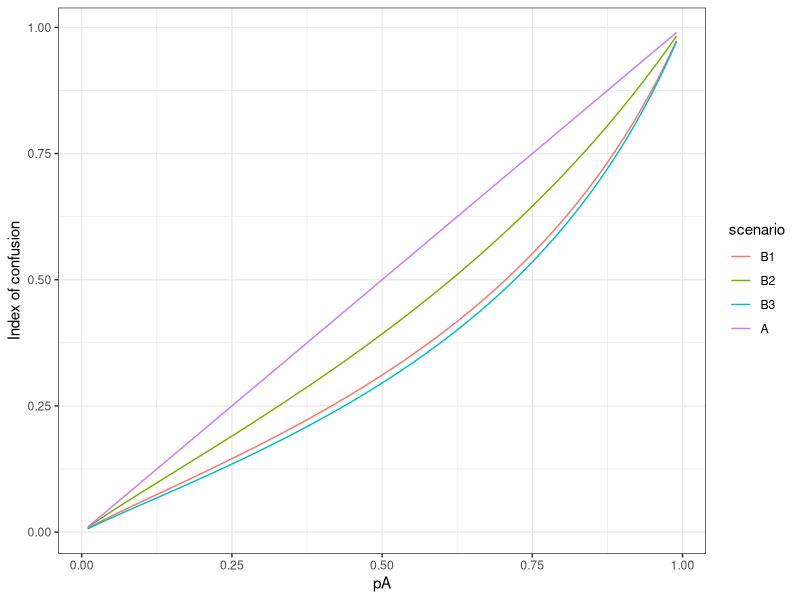
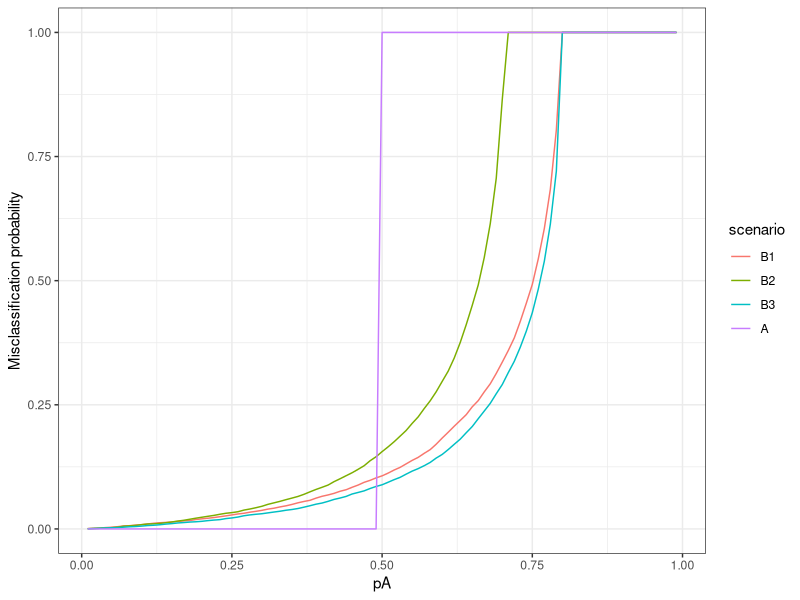

Write R code to recreate these figures, in order. (Note: a time limit stopped this script after it produced the figures.)
## ---- chunk 1
library(ggplot2)
library(reshape2)
## ---- chunk 2
N = 10000

A = list(
  'f' = function(x) dnorm(x, 0, 1),
  'x' = rnorm(N, 0, 1))

B1 = list(
  'f' = function(x) dnorm(x, 1, 0.5),
  'x' = rnorm(N, 1, 0.5))

B2 = list(
  'f' = function(x) dnorm(x, 0.5, 0.5),
  'x' = rnorm(N, 0.5, 0.5))

B3 = list(
  'f' = function(x) dnorm(x, 0, 0.25),
  'x' = rnorm(N, 0, 0.25))

post = function(pA, fA, B) data.frame(
  'A' = (pA * fA(B$x))/(pA * fA(B$x) + (1-pA) * B$f(B$x)),
  'B' = ((1-pA) * B$f(B$x))/(pA * fA(B$x) + (1-pA) * B$f(B$x)) )

mods = list()
mods[['ci']] = list('omega' = function(v_tau, a) 1,
                    'lambda' = function(v_tau, a, b) v_tau[a])

pAs = seq(0,1-0.01,0.01)[-1]
ldf = lapply(list(B1, B2, B3, A), function(B){
  df = data.frame('pA' = pAs)
  df$ci = sapply(df$pA, function(pA) 
    mean(apply(post(pA, A$f, B), 1, mods$ci$lambda, 1, 2)))
  df
})

df = do.call('rbind', ldf)
df$scenario = factor(rep(c('B1', 'B2', 'B3', 'A'), each = length(pAs)), levels = c('B1', 'B2', 'B3', 'A'))

  
df.m = melt(df, id.vars = c('pA', 'scenario'), variable.name = 'index')
ggplot(data=df.m, aes(x=pA, y=value,col=scenario)) + geom_line() + theme_bw() + ylab('Index of confusion')
## ---- chunk 3
mods[['DEMP']] = list('omega' = function(v_tau, a) v_tau[a],
                      'lambda' = function(v_tau, a, b) if(which.max(v_tau) == a) 1 else 0)

ldf = lapply(list(B1, B2, B3, A), function(B){
  df = data.frame('pA' = pAs)
  df$ci = sapply(df$pA, function(pA) 
    mean(apply(post(pA, A$f, B), 1, mods$DEMP$lambda, 1, 2)))
  df
})

df = do.call('rbind', ldf)
df$scenario = factor(rep(c('B1', 'B2', 'B3', 'A'), each = length(pAs)), levels = c('B1', 'B2', 'B3', 'A'))

  
df.m = melt(df, id.vars = c('pA', 'scenario'), variable.name = 'index')
ggplot(data=df.m, aes(x=pA, y=value,col=scenario)) + geom_line() + theme_bw() + ylab('Misclassification probability')
## ---- chunk 4
xlog = function(x) x * log(x)
mods[['baudry']] = list('omega' = function(v_tau, a) 1,
                        'lambda' = function(v_tau, a, b) -xlog(v_tau[a] + v_tau[b]) + xlog(v_tau[a]) + xlog(v_tau[b]))

ldf = lapply(list(B1, B2, B3, A), function(B){
  df = data.frame('pA' = pAs)
  df$ci = sapply(df$pA, function(pA) 
    mean(apply(post(pA, A$f, B), 1, mods$baudry$lambda, 1, 2)))
  df
})

df = do.call('rbind', ldf)
df$scenario = factor(rep(c('B1', 'B2', 'B3', 'A'), each = length(pAs)), levels = c('B1', 'B2', 'B3', 'A'))

  
df.m = melt(df, id.vars = c('pA', 'scenario'), variable.name = 'index')
ggplot(data=df.m, aes(x=pA, y=value,col=scenario)) + geom_line() + theme_bw() + ylab('Delta entropy')
## ---- chunk 5
mods[['Log']] =  list('omega' = function(v_tau, a) if(which.max(v_tau) == a) 1 else 0,
                      'lambda' = function(v_tau, a, b) log(v_tau[a] / v_tau[b]))

ldf = lapply(list(B1, B2, B3, A), function(B){
  df = data.frame('pA' = pAs)
  df$ci = sapply(df$pA, function(pA) 
    mean(apply(post(pA, A$f, B), 1, mods$Log$lambda, 1, 2)))
  df
})

df = do.call('rbind', ldf)
df$scenario = factor(rep(c('B1', 'B2', 'B3', 'A'), each = length(pAs)), levels = c('B1', 'B2', 'B3', 'A'))

  
df.m = melt(df, id.vars = c('pA', 'scenario'), variable.name = 'index')
ggplot(data=df.m, aes(x=pA, y=value,col=scenario)) + geom_line() + theme_bw() + ylab('Delta entropy')
